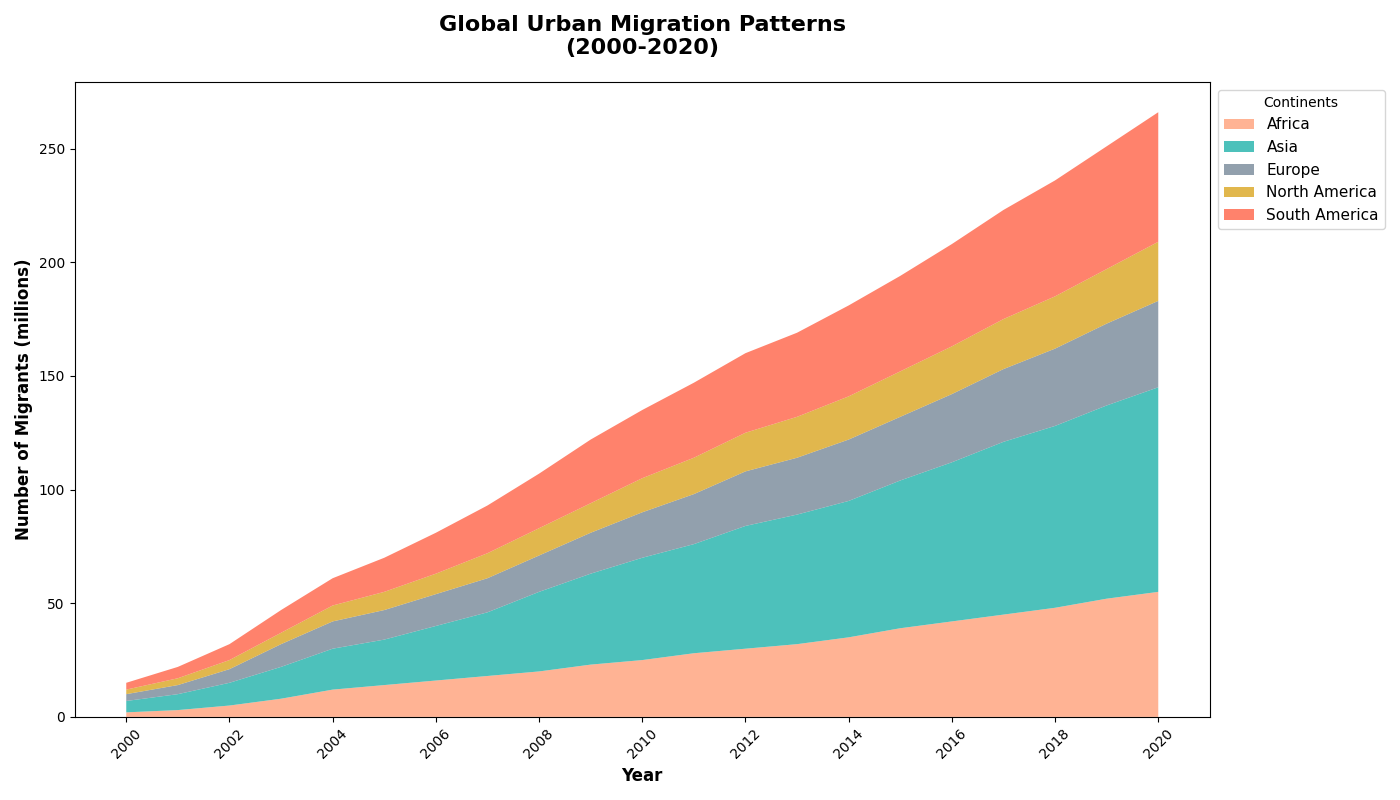

Python code for this plot:
import matplotlib.pyplot as plt
import numpy as np

# Data preparation
years = np.arange(2000, 2021)
migration_africa = np.array([2, 3, 5, 8, 12, 14, 16, 18, 20, 23, 25, 28, 30, 32, 35, 39, 42, 45, 48, 52, 55])
migration_asia = np.array([5, 7, 10, 14, 18, 20, 24, 28, 35, 40, 45, 48, 54, 57, 60, 65, 70, 76, 80, 85, 90])
migration_europe = np.array([3, 4, 6, 10, 12, 13, 14, 15, 16, 18, 20, 22, 24, 25, 27, 28, 30, 32, 34, 36, 38])
migration_namerica = np.array([2, 3, 4, 5, 7, 8, 9, 11, 12, 13, 15, 16, 17, 18, 19, 20, 21, 22, 23, 24, 26])
migration_samerica = np.array([3, 5, 7, 10, 12, 15, 18, 21, 24, 28, 30, 33, 35, 37, 40, 42, 45, 48, 51, 54, 57])

# Stack the data for plotting
migration_data = np.vstack([migration_africa, migration_asia, migration_europe, migration_namerica, migration_samerica])

# Plot the stacked area chart
fig, ax = plt.subplots(figsize=(14, 8))

# Use stackplot to create the chart
ax.stackplot(years, migration_data, labels=['Africa', 'Asia', 'Europe', 'North America', 'South America'], 
             colors=['#FFA07A', '#20B2AA', '#778899', '#DAA520', '#FF6347'], alpha=0.8)

# Customize the chart with title and labels
ax.set_title('Global Urban Migration Patterns\n(2000-2020)', fontsize=16, weight='bold', pad=20)
ax.set_xlabel('Year', fontsize=12, weight='bold')
ax.set_ylabel('Number of Migrants (millions)', fontsize=12, weight='bold')

# Ensure x-axis labels are clearly readable
ax.set_xticks(years[::2])
ax.set_xticklabels(years[::2], rotation=45)

# Position the legend outside the plot
ax.legend(loc='upper left', bbox_to_anchor=(1, 1), title='Continents', fontsize=11)

# Improve layout to prevent overlap
plt.tight_layout()

# Show the plot
plt.show()
